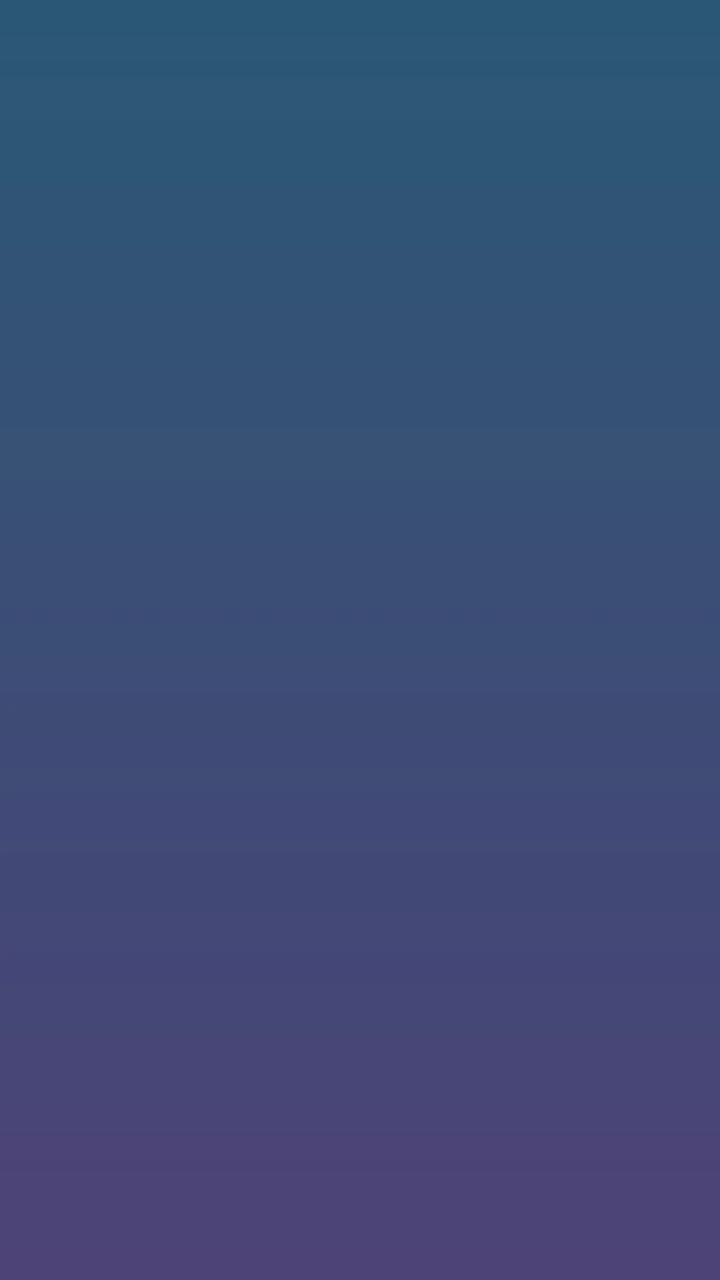
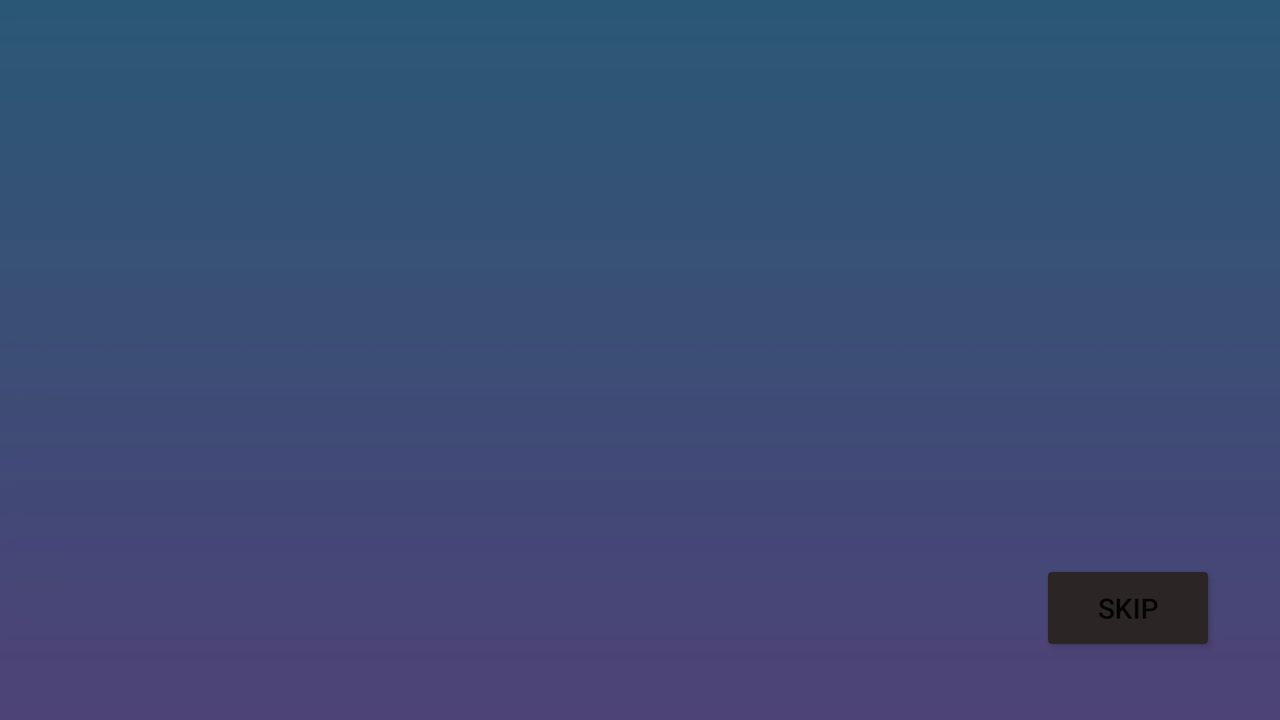

Two renders of one Android screen. The first uses the default layout on a phone; the second uses the alternative layout the repository ships for a different screen configuration, on a matching device. The two XML files are below.
<!-- AndroidManifest.xml: application theme Theme.COMP6442_Group_Assignment -->
<!-- res/layout/fragment_splash.xml -->
<?xml version="1.0" encoding="utf-8"?>
<androidx.constraintlayout.widget.ConstraintLayout xmlns:android="http://schemas.android.com/apk/res/android"
    xmlns:app="http://schemas.android.com/apk/res-auto"
    xmlns:tools="http://schemas.android.com/tools"
    android:layout_width="match_parent"
    android:layout_height="match_parent"
    android:background="@drawable/ezgif_com_gif_maker"
    tools:context=".Fragment.splashFragment">

    <Button
        android:id="@+id/button_continue"
        android:layout_width="wrap_content"
        android:layout_height="wrap_content"
        android:layout_marginStart="280dp"
        android:layout_marginLeft="280dp"
        android:layout_marginTop="667dp"
        android:layout_marginEnd="32dp"
        android:layout_marginRight="32dp"
        android:layout_marginBottom="32dp"
        android:text="Skip"
        app:backgroundTint="#2B2525"
        app:layout_constraintBottom_toBottomOf="parent"
        app:layout_constraintEnd_toEndOf="parent"
        app:layout_constraintHorizontal_bias="0.74"
        app:layout_constraintStart_toStartOf="parent"
        app:layout_constraintTop_toTopOf="parent"
        app:layout_constraintVertical_bias="1.0" />
</androidx.constraintlayout.widget.ConstraintLayout>
<!-- resources referenced by this layout -->
<resources>
  <!-- drawable ezgif_com_gif_maker: png bitmap (drawable-hdpi, 5190 bytes) -->
  <style name="Theme.COMP6442_Group_Assignment" parent="Theme.MaterialComponents.DayNight.NoActionBar">
          
          <item name="colorPrimary">@color/purple_500</item>
          <item name="colorPrimaryVariant">@color/purple_700</item>
          <item name="colorOnPrimary">@color/white</item>
          
          <item name="colorSecondary">@color/teal_200</item>
          <item name="colorSecondaryVariant">@color/teal_700</item>
          <item name="colorOnSecondary">@color/black</item>
          
          <item name="android:statusBarColor" tools:targetApi="l">?attr/colorPrimaryVariant</item>
          
      </style>
</resources>
<!-- res/layout-land/fragment_splash.xml (the author's variant of the layout above) -->
<!-- drawn on the phone turned sideways -->
<?xml version="1.0" encoding="utf-8"?>
<androidx.constraintlayout.widget.ConstraintLayout xmlns:android="http://schemas.android.com/apk/res/android"
    xmlns:app="http://schemas.android.com/apk/res-auto"
    xmlns:tools="http://schemas.android.com/tools"
    android:layout_width="match_parent"
    android:layout_height="match_parent"
    android:background="@drawable/ezgif_com_gif_maker"
    tools:context=".Fragment.splashFragment">

    <Button
        android:id="@+id/button_continue"
        android:layout_width="wrap_content"
        android:layout_height="wrap_content"
        android:layout_marginEnd="32dp"
        android:layout_marginRight="32dp"
        android:layout_marginBottom="32dp"
        android:text="Skip"
        app:backgroundTint="#2B2525"
        app:layout_constraintBottom_toBottomOf="parent"
        app:layout_constraintEnd_toEndOf="parent" />
</androidx.constraintlayout.widget.ConstraintLayout>
